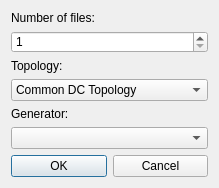
<?xml version="1.0" encoding="UTF-8"?>
<ui version="4.0">
 <class>FilesGenerator</class>
 <widget class="QDialog" name="FilesGenerator">
  <property name="geometry">
   <rect>
    <x>0</x>
    <y>0</y>
    <width>219</width>
    <height>179</height>
   </rect>
  </property>
  <property name="windowTitle">
   <string>Generate Projects</string>
  </property>
  <property name="styleSheet">
   <string notr="true">QWidget, QMenuBar::item, QHeaderView::section {
	background-color: qlineargradient(x1: 0, y1: 0, x2: 0, y2: 1,
                                      stop: 0 #c5d8ef, stop: 1 #89a5c3);
}

QLabel, QSlider {
	background-color: transparent;
}</string>
  </property>
  <property name="locale">
   <locale language="English" country="UnitedStates"/>
  </property>
  <layout class="QVBoxLayout" name="verticalLayout_2">
   <item>
    <layout class="QVBoxLayout" name="verticalLayout">
     <property name="sizeConstraint">
      <enum>QLayout::SetNoConstraint</enum>
     </property>
     <item>
      <widget class="QLabel" name="namelabel">
       <property name="sizePolicy">
        <sizepolicy hsizetype="Preferred" vsizetype="Fixed">
         <horstretch>0</horstretch>
         <verstretch>0</verstretch>
        </sizepolicy>
       </property>
       <property name="text">
        <string>Number of files:</string>
       </property>
      </widget>
     </item>
     <item>
      <widget class="QSpinBox" name="num">
       <property name="minimum">
        <number>1</number>
       </property>
      </widget>
     </item>
     <item>
      <widget class="QLabel" name="volumelabel">
       <property name="sizePolicy">
        <sizepolicy hsizetype="Preferred" vsizetype="Fixed">
         <horstretch>0</horstretch>
         <verstretch>0</verstretch>
        </sizepolicy>
       </property>
       <property name="text">
        <string>Topology:</string>
       </property>
      </widget>
     </item>
     <item>
      <widget class="QComboBox" name="topologies">
       <item>
        <property name="text">
         <string>Common DC Topology</string>
        </property>
       </item>
       <item>
        <property name="text">
         <string>Tree-like (2 switch layers)</string>
        </property>
       </item>
       <item>
        <property name="text">
         <string>Tree-like (3 switch layers)</string>
        </property>
       </item>
      </widget>
     </item>
     <item>
      <widget class="QLabel" name="typelabel">
       <property name="text">
        <string>Generator:</string>
       </property>
      </widget>
     </item>
     <item>
      <widget class="QComboBox" name="generators"/>
     </item>
     <item>
      <layout class="QHBoxLayout" name="horizontalLayout">
       <item>
        <widget class="QPushButton" name="OK">
         <property name="text">
          <string>OK</string>
         </property>
        </widget>
       </item>
       <item>
        <widget class="QPushButton" name="Cancel">
         <property name="text">
          <string>Cancel</string>
         </property>
        </widget>
       </item>
      </layout>
     </item>
    </layout>
   </item>
  </layout>
 </widget>
 <resources>
  <include location="resources.qrc"/>
 </resources>
 <connections>
  <connection>
   <sender>OK</sender>
   <signal>clicked()</signal>
   <receiver>FilesGenerator</receiver>
   <slot>accept()</slot>
   <hints>
    <hint type="sourcelabel">
     <x>112</x>
     <y>127</y>
    </hint>
    <hint type="destinationlabel">
     <x>199</x>
     <y>149</y>
    </hint>
   </hints>
  </connection>
  <connection>
   <sender>Cancel</sender>
   <signal>clicked()</signal>
   <receiver>FilesGenerator</receiver>
   <slot>reject()</slot>
   <hints>
    <hint type="sourcelabel">
     <x>219</x>
     <y>127</y>
    </hint>
    <hint type="destinationlabel">
     <x>199</x>
     <y>149</y>
    </hint>
   </hints>
  </connection>
 </connections>
 <slots>
  <slot>AddVersion()</slot>
  <slot>RemoveVersion()</slot>
 </slots>
</ui>
